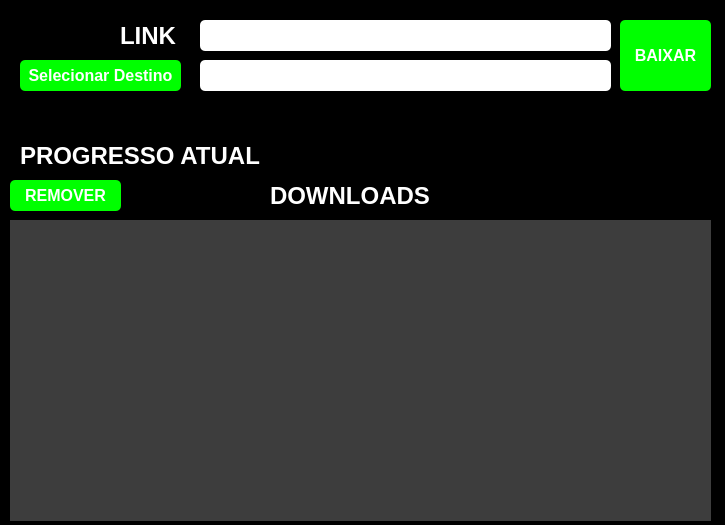
<?xml version="1.0" encoding="UTF-8"?>
<ui version="4.0">
 <class>MainWindow</class>
 <widget class="QMainWindow" name="MainWindow">
  <property name="geometry">
   <rect>
    <x>0</x>
    <y>0</y>
    <width>725</width>
    <height>525</height>
   </rect>
  </property>
  <property name="minimumSize">
   <size>
    <width>600</width>
    <height>400</height>
   </size>
  </property>
  <property name="windowTitle">
   <string>Sertec Video Downloader</string>
  </property>
  <property name="styleSheet">
   <string notr="true">background-color: rgb(0, 0, 0);</string>
  </property>
  <widget class="QWidget" name="centralwidget">
   <widget class="QLabel" name="labelLink">
    <property name="geometry">
     <rect>
      <x>120</x>
      <y>20</y>
      <width>61</width>
      <height>31</height>
     </rect>
    </property>
    <property name="font">
     <font>
      <pointsize>18</pointsize>
      <weight>75</weight>
      <bold>true</bold>
     </font>
    </property>
    <property name="styleSheet">
     <string notr="true">color: rgb(255, 255, 255);
</string>
    </property>
    <property name="text">
     <string>LINK</string>
    </property>
   </widget>
   <widget class="QLineEdit" name="entradaLinkDeDownload">
    <property name="geometry">
     <rect>
      <x>200</x>
      <y>20</y>
      <width>411</width>
      <height>31</height>
     </rect>
    </property>
    <property name="styleSheet">
     <string notr="true">background-color: rgb(255, 255, 255);
color:black;
border-radius: 5px;</string>
    </property>
   </widget>
   <widget class="QPushButton" name="buttonBaixar">
    <property name="geometry">
     <rect>
      <x>620</x>
      <y>20</y>
      <width>91</width>
      <height>71</height>
     </rect>
    </property>
    <property name="font">
     <font>
      <pointsize>12</pointsize>
      <weight>75</weight>
      <bold>true</bold>
     </font>
    </property>
    <property name="styleSheet">
     <string notr="true">background-color: rgb(0, 255, 0);
color: white;
border-radius: 5px;</string>
    </property>
    <property name="text">
     <string>BAIXAR</string>
    </property>
   </widget>
   <widget class="QPushButton" name="buttonRemover">
    <property name="geometry">
     <rect>
      <x>10</x>
      <y>180</y>
      <width>111</width>
      <height>31</height>
     </rect>
    </property>
    <property name="font">
     <font>
      <pointsize>12</pointsize>
      <weight>75</weight>
      <bold>true</bold>
     </font>
    </property>
    <property name="styleSheet">
     <string notr="true">background-color: rgb(0, 255, 0);
color: white;
border-radius: 5px;</string>
    </property>
    <property name="text">
     <string>REMOVER</string>
    </property>
   </widget>
   <widget class="QFrame" name="frameListagemDeDownloads">
    <property name="geometry">
     <rect>
      <x>10</x>
      <y>220</y>
      <width>701</width>
      <height>301</height>
     </rect>
    </property>
    <property name="styleSheet">
     <string notr="true">background-color: rgb(61, 61, 61);</string>
    </property>
    <property name="frameShape">
     <enum>QFrame::StyledPanel</enum>
    </property>
    <property name="frameShadow">
     <enum>QFrame::Raised</enum>
    </property>
    <widget class="QWidget" name="verticalLayoutWidget">
     <property name="geometry">
      <rect>
       <x>0</x>
       <y>0</y>
       <width>701</width>
       <height>331</height>
      </rect>
     </property>
     <layout class="QVBoxLayout" name="ListarDownloads"/>
    </widget>
   </widget>
   <widget class="QLabel" name="labelLink_2">
    <property name="geometry">
     <rect>
      <x>270</x>
      <y>180</y>
      <width>161</width>
      <height>31</height>
     </rect>
    </property>
    <property name="font">
     <font>
      <pointsize>18</pointsize>
      <weight>75</weight>
      <bold>true</bold>
     </font>
    </property>
    <property name="styleSheet">
     <string notr="true">color: rgb(255, 255, 255);
</string>
    </property>
    <property name="text">
     <string>DOWNLOADS</string>
    </property>
   </widget>
   <widget class="QProgressBar" name="progresso">
    <property name="geometry">
     <rect>
      <x>270</x>
      <y>140</y>
      <width>471</width>
      <height>31</height>
     </rect>
    </property>
    <property name="value">
     <number>0</number>
    </property>
   </widget>
   <widget class="QLabel" name="labelLink_3">
    <property name="geometry">
     <rect>
      <x>20</x>
      <y>140</y>
      <width>241</width>
      <height>31</height>
     </rect>
    </property>
    <property name="font">
     <font>
      <pointsize>18</pointsize>
      <weight>75</weight>
      <bold>true</bold>
     </font>
    </property>
    <property name="styleSheet">
     <string notr="true">color: rgb(255, 255, 255);
</string>
    </property>
    <property name="text">
     <string>PROGRESSO ATUAL</string>
    </property>
   </widget>
   <widget class="QPushButton" name="buttonSalvarEm">
    <property name="geometry">
     <rect>
      <x>20</x>
      <y>60</y>
      <width>161</width>
      <height>31</height>
     </rect>
    </property>
    <property name="font">
     <font>
      <pointsize>12</pointsize>
      <weight>75</weight>
      <bold>true</bold>
     </font>
    </property>
    <property name="styleSheet">
     <string notr="true">background-color: rgb(0, 255, 0);
color: white;
border-radius: 5px;</string>
    </property>
    <property name="text">
     <string>Selecionar Destino</string>
    </property>
   </widget>
   <widget class="QLineEdit" name="entradaDestino">
    <property name="geometry">
     <rect>
      <x>200</x>
      <y>60</y>
      <width>411</width>
      <height>31</height>
     </rect>
    </property>
    <property name="styleSheet">
     <string notr="true">background-color: rgb(255, 255, 255);
color:black;
border-radius: 5px;</string>
    </property>
   </widget>
   <widget class="QLabel" name="labelErro">
    <property name="geometry">
     <rect>
      <x>220</x>
      <y>100</y>
      <width>251</width>
      <height>31</height>
     </rect>
    </property>
    <property name="font">
     <font>
      <pointsize>18</pointsize>
      <weight>75</weight>
      <bold>true</bold>
     </font>
    </property>
    <property name="styleSheet">
     <string notr="true">color: rgb(255, 0, 0);</string>
    </property>
    <property name="text">
     <string/>
    </property>
   </widget>
  </widget>
 </widget>
 <resources/>
 <connections/>
</ui>
